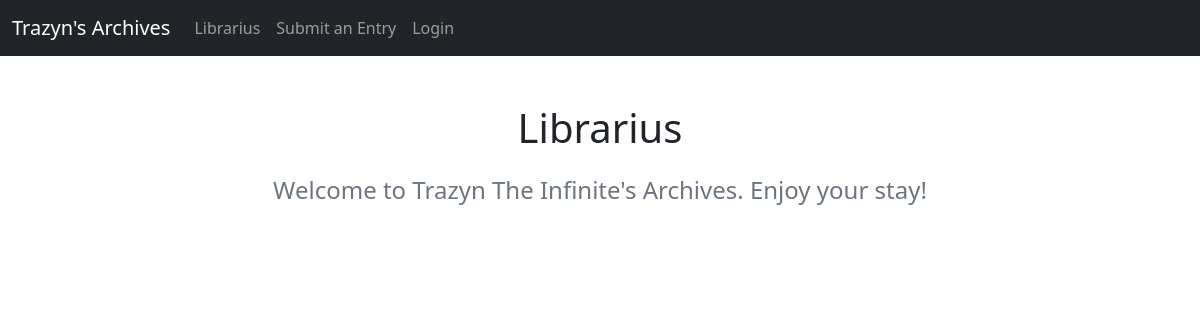
Page /library/ on the earlier database version.
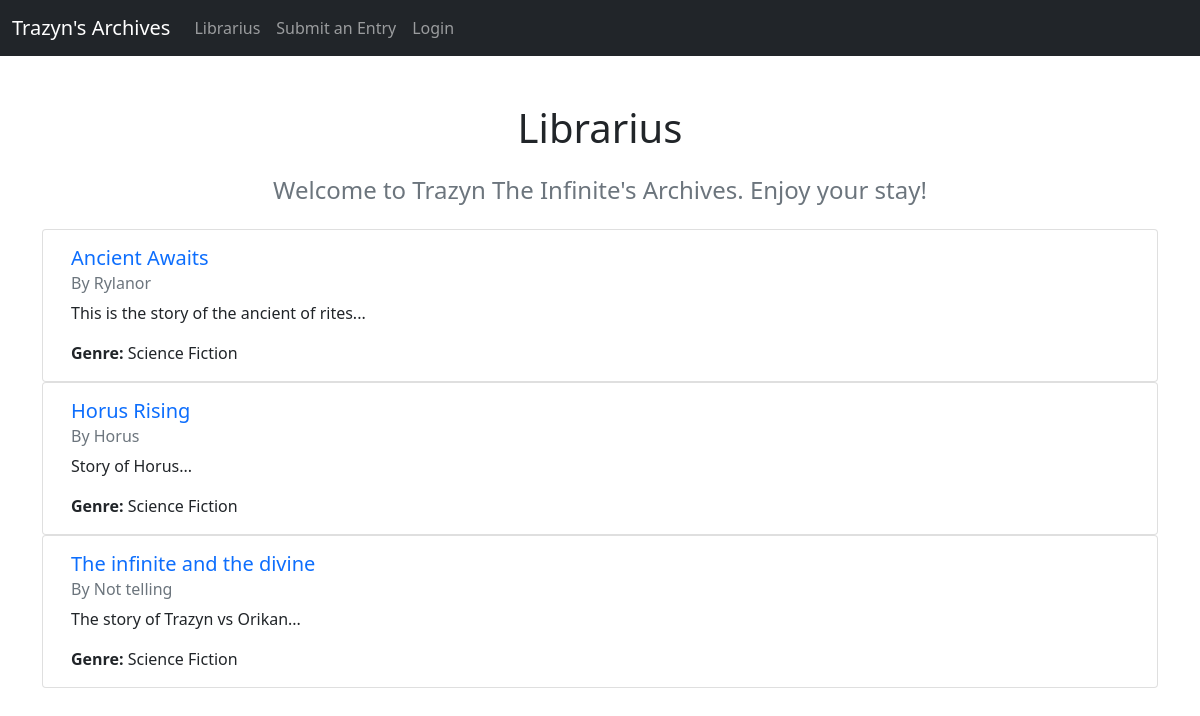
Same page on the later database version.
### myapp/models.py (models this page shows, shortened)
class Stories(models.Model):
    storyId = models.UUIDField('Story ID', primary_key=True, default=uuid.uuid4, editable=False)
    title = models.CharField('Title', max_length=200)
    author = models.CharField('Author', max_length=100)
    content = models.TextField('Story')
    genre = models.CharField('Genre', max_length=50)
    isPublic = models.BooleanField('Is it Public', default=True)
    user = models.ForeignKey(User, on_delete=models.CASCADE, related_name='stories', null=True, blank=True)
    class Meta:
        verbose_name = 'Stories'
        verbose_name_plural = 'Stories'

### myapp/views.py (the view)
# urls.py: path('library/', views.library, name='library'),
def library(request):
    stories = Stories.objects.all().annotate(average_rating=Avg('ratings__rating'))
    return render(request, 'library.html', {'stories': stories})

### myapp/templates/library.html (shortened to what this page needs)
{% extends 'base.html' %}
{% block content %}
<h1 class="text-center my-4">Librarius</h1>
<h4 class="text-center text-muted mb-4">Welcome to Trazyn The Infinite's Archives. Enjoy your stay!</h4>
<div class="container">
    <div class="row">
        {% for story in stories %}
            {% if story.isPublic or user.is_authenticated %}
                <div class="card">
                    <div class="card-body">
                        <h5 class="card-title">
                            <a href="{% url 'viewStory' story.storyId %}" target="_blank" class="text-decoration-none">{{ story.title }}</a>
                        </h5>
                        <h6 class="card-subtitle mb-2 text-muted">By {{ story.author }}</h6>
                        <p class="card-text">{{ story.content|truncatewords:20 }}...</p>
                        <p class="card-text"><strong>Genre:</strong> {{ story.genre }}</p>
                    </div>
                </div>
            {% endif %}
        {% endfor %}
    </div>
</div>
{% endblock %}

Differences in the rows shown:
added Stories: title "Ancient Awaits", author "Rylanor", content "This is the story of the ancient of rites", genre "Science Fiction"
added Stories: title "Horus Rising", author "Horus", content "Story of Horus", genre "Science Fiction"
added Stories: title "The infinite and the divine", author "Not telling", content "The story of Trazyn vs Orikan", genre "Science Fiction"
